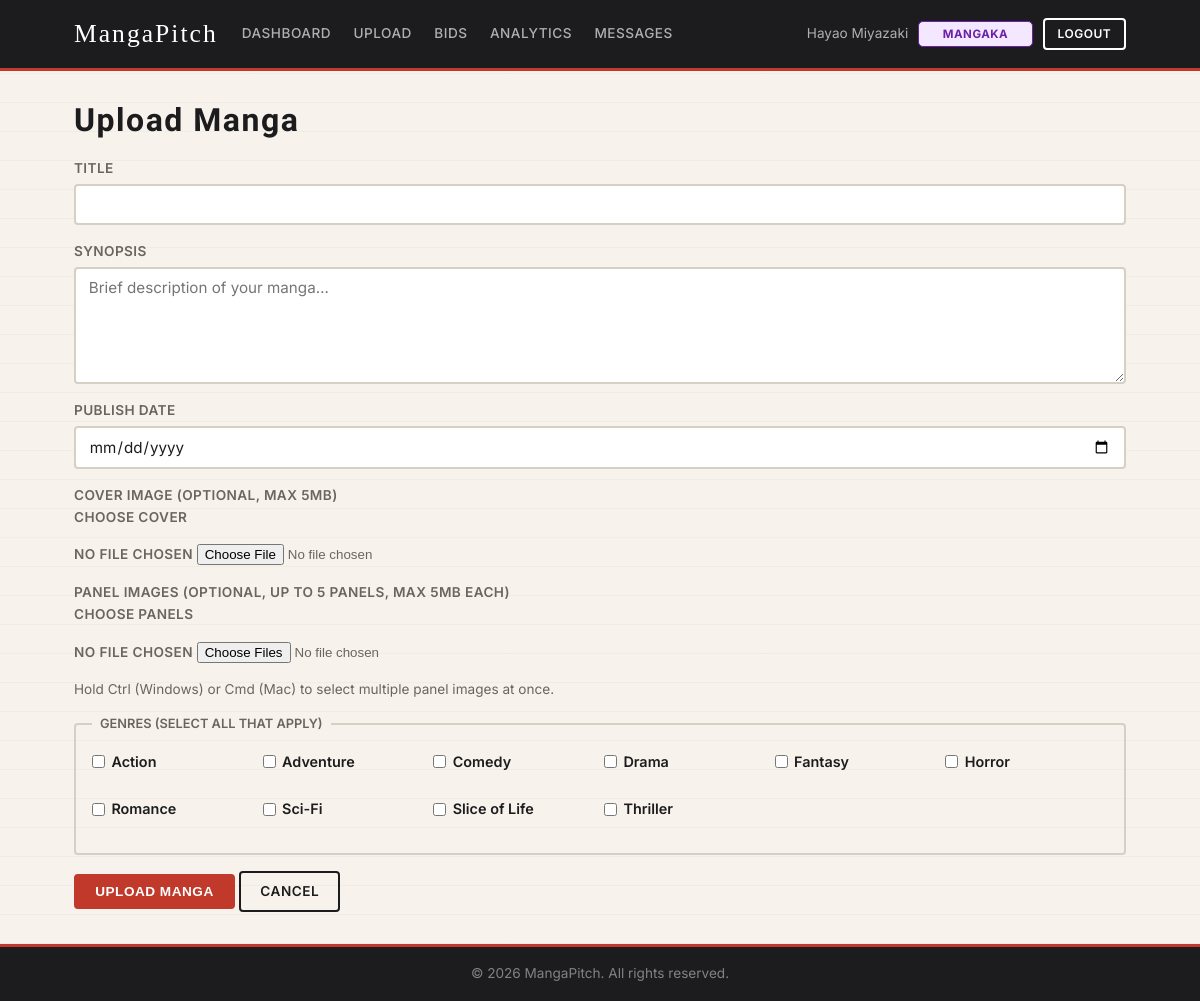
The page /manga/upload.php (signed in) on the database its author committed.
### tables this page shows
CREATE TABLE IF NOT EXISTS `Genre` (
  `GenreID` INT NOT NULL AUTO_INCREMENT,
  `GenreName` VARCHAR(100) NOT NULL,
  PRIMARY KEY (`GenreID`),
  UNIQUE KEY `uq_genre_name` (`GenreName`)
);

### manga/upload.php (the view, shortened to what this page needs)
<?php
$pdo     = getPDO();
$genres = $pdo->query("SELECT GenreID, GenreName FROM Genre ORDER BY GenreName")->fetchAll();
?>
<!DOCTYPE html>
<html lang="en">
<head>
    <link rel="stylesheet" href="<?= BASE ?>/assets/css/style.css">
</head>
<body>
<?php require_once '../includes/header.php'; ?>
<main class="container">
    <h2>Upload Manga</h2>
    <form method="POST" enctype="multipart/form-data">
        <label>Title
            <input type="text" name="title" required maxlength="200">
        </label>
        <label>Synopsis
            <textarea name="synopsis" rows="5"
                      placeholder="Brief description of your manga…"></textarea>
        </label>
        <label>Publish Date
            <input type="date" name="publish_date" required>
        </label>
        <label>Cover Image <span class="hint" style="display:inline">(optional, max 5MB)</span>
            <label class="file-label" for="cover_image">Choose Cover</label>
            <span class="file-name" id="cover_name">No file chosen</span>
            <input type="file" name="cover_image" id="cover_image" accept="image/*">
        </label>
        <label>Panel Images <span class="hint" style="display:inline">(optional, up to 5 panels, max 5MB each)</span>
            <label class="file-label" for="panel_images">Choose Panels</label>
            <span class="file-name" id="panel_name">No file chosen</span>
            <input type="file" name="panel_images[]" id="panel_images" accept="image/*" multiple>
        </label>
        <p class="hint">Hold Ctrl (Windows) or Cmd (Mac) to select multiple panel images at once.</p>
        <fieldset>
            <legend>Genres (select all that apply)</legend>
            <div class="genre-grid">
                <?php foreach ($genres as $g): ?>
                    <label class="checkbox-label">
                        <input type="checkbox" name="genres[]" value="<?= $g['GenreID'] ?>">
                        <?= htmlspecialchars($g['GenreName']) ?>
                    </label>
                <?php endforeach; ?>
            </div>
        </fieldset>
        <button type="submit" class="btn">Upload Manga</button>
        <a href="<?= BASE ?>/dashboard/mangaka.php" class="btn btn-secondary">Cancel</a>
    </form>
</main>
<?php require_once '../includes/footer.php'; ?>
</body>
</html>

### assets/css/style.css (style rules this page uses)
*, *::before, *::after { box-sizing: border-box; margin: 0; padding: 0; }
:root { --bg: #F7F3EC; --surface: #FFFFFF; --surface2: #F0EBE1; --border: #D6CFC4; --text: #1C1C1E; --text-muted: #6B6560; --accent: #C0392B; --accent-dark: #96281B; --accent-light: #F9ECEA; --success: #1E7E45; --warning: #B45309; --danger: #C0392B; --charcoal: #1C1C1E; --radius: 4px; --panel-border: 3px solid var(--charcoal); }
body { background: var(--bg); background-image: repeating-linear-gradient( 0deg, transparent, transparent 28px, rgba(28,28,30,0.03) 28px, rgba(28,28,30,0.03) 29px ); color: var(--text); font-family: 'Inter', system-ui, sans-serif; font-size: 15px; line-height: 1.6; min-height: 100vh; display: flex; flex-direction: column; }
a { color: var(--accent); text-decoration: none; }
h1, h2, h3 { font-family: 'Rock Salt', cursive; letter-spacing: 1.5px; line-height: 1.1; color: var(--charcoal); }
h2 { font-size: 2rem; margin-bottom: 1.2rem; }
.container { width: 100%; max-width: 1100px; margin: 0 auto; padding: 2rem 1.5rem; }
main { flex: 1; }
.btn { display: inline-block; padding: .5rem 1.2rem; background: var(--accent); color: #FFFFFF; border: 2px solid var(--accent); border-radius: var(--radius); cursor: pointer; font-size: .85rem; font-weight: 600; text-transform: uppercase; letter-spacing: .5px; transition: background .15s, color .15s; text-decoration: none; }
.btn-secondary { background: transparent; color: #FFFFFF; border: 2px solid #FFFFFF; }
main .btn-secondary, .auth-container .btn-secondary, .manga-actions .btn-secondary { color: var(--charcoal); border-color: var(--charcoal); }
label { display: block; margin-bottom: 1rem; font-size: .85rem; font-weight: 600; color: var(--text-muted); text-transform: uppercase; letter-spacing: .4px; }
input[type=text], input[type=email], input[type=password], input[type=number], input[type=date], input[type=url], select, textarea { display: block; width: 100%; margin-top: .3rem; padding: .55rem .8rem; background: var(--surface); color: var(--text); border: 2px solid var(--border); border-radius: var(--radius); font-size: .95rem; font-family: 'Inter', sans-serif; transition: border-color .15s; }
fieldset { border: 2px solid var(--border); border-radius: var(--radius); padding: 1rem; margin-bottom: 1rem; }
legend { padding: 0 .5rem; font-weight: 600; font-size: .8rem; color: var(--text-muted); text-transform: uppercase; }
.genre-grid { display: grid; grid-template-columns: repeat(auto-fill, minmax(140px, 1fr)); gap: .5rem; }
.checkbox-label { display: flex; align-items: center; gap: .4rem; font-size: .9rem; color: var(--text); cursor: pointer; text-transform: none; letter-spacing: 0; }
.checkbox-label input { width: auto; margin: 0; }
.hint { color: var(--text-muted); font-size: .85rem; margin-bottom: .8rem; }

### rows shown on the page
genre: GenreName "Action"
genre: GenreName "Adventure"
genre: GenreName "Comedy"
genre: GenreName "Drama"
genre: GenreName "Fantasy"
genre: GenreName "Horror"
genre: GenreName "Romance"
genre: GenreName "Sci-Fi"
genre: GenreName "Slice of Life"
genre: GenreName "Thriller"

### other values the page prints
$name "Hayao Miyazaki"
$role "MANGAKA"
